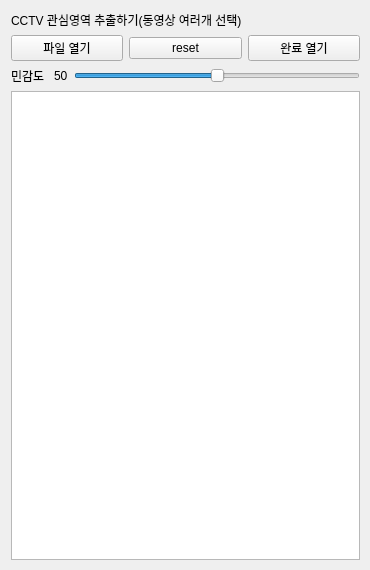
<?xml version="1.0" encoding="UTF-8"?>
<ui version="4.0">
 <class>CCTV</class>
 <widget class="QWidget" name="CCTV">
  <property name="geometry">
   <rect>
    <x>0</x>
    <y>0</y>
    <width>370</width>
    <height>570</height>
   </rect>
  </property>
  <property name="windowTitle">
   <string>Form</string>
  </property>
  <widget class="QWidget" name="verticalLayoutWidget">
   <property name="geometry">
    <rect>
     <x>0</x>
     <y>0</y>
     <width>371</width>
     <height>571</height>
    </rect>
   </property>
   <layout class="QVBoxLayout" name="verticalLayout">
    <property name="leftMargin">
     <number>11</number>
    </property>
    <property name="topMargin">
     <number>11</number>
    </property>
    <property name="rightMargin">
     <number>11</number>
    </property>
    <property name="bottomMargin">
     <number>11</number>
    </property>
    <item>
     <widget class="QLabel" name="label_2">
      <property name="text">
       <string>CCTV 관심영역 추출하기(동영상 여러개 선택)</string>
      </property>
     </widget>
    </item>
    <item>
     <layout class="QHBoxLayout" name="horizontalLayout">
      <item>
       <widget class="QPushButton" name="btn_multi_open">
        <property name="text">
         <string>파일 열기</string>
        </property>
       </widget>
      </item>
      <item>
       <widget class="QPushButton" name="btn_multi_reset">
        <property name="text">
         <string>reset</string>
        </property>
       </widget>
      </item>
      <item>
       <widget class="QPushButton" name="btn_multi_complete_open">
        <property name="text">
         <string>완료 열기</string>
        </property>
       </widget>
      </item>
     </layout>
    </item>
    <item>
     <layout class="QHBoxLayout" name="horizontalLayout_4">
      <item>
       <widget class="QLabel" name="label">
        <property name="text">
         <string>민감도 </string>
        </property>
       </widget>
      </item>
      <item>
       <widget class="QLabel" name="label_thr">
        <property name="text">
         <string>50</string>
        </property>
       </widget>
      </item>
      <item>
       <widget class="QSlider" name="slider_move_thr">
        <property name="font">
         <font>
          <family>Segoe UI</family>
          <pointsize>10</pointsize>
          <weight>50</weight>
          <italic>false</italic>
          <bold>false</bold>
         </font>
        </property>
        <property name="minimum">
         <number>1</number>
        </property>
        <property name="value">
         <number>50</number>
        </property>
        <property name="orientation">
         <enum>Qt::Horizontal</enum>
        </property>
       </widget>
      </item>
     </layout>
    </item>
    <item>
     <widget class="QTextBrowser" name="textBrowser_multi"/>
    </item>
    <item>
     <layout class="QVBoxLayout" name="vLayout_dongzip_statusbar"/>
    </item>
   </layout>
  </widget>
 </widget>
 <resources/>
 <connections/>
</ui>
